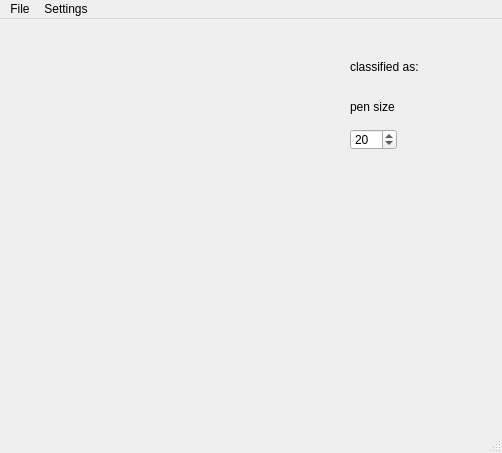
<?xml version="1.0" encoding="UTF-8"?>
<ui version="4.0">
 <class>MainWindow</class>
 <widget class="QMainWindow" name="MainWindow">
  <property name="geometry">
   <rect>
    <x>0</x>
    <y>0</y>
    <width>502</width>
    <height>453</height>
   </rect>
  </property>
  <property name="windowTitle">
   <string>MainWindow</string>
  </property>
  <widget class="QWidget" name="centralwidget">
   <widget class="QFrame" name="frame">
    <property name="geometry">
     <rect>
      <x>340</x>
      <y>10</y>
      <width>131</width>
      <height>261</height>
     </rect>
    </property>
    <property name="sizePolicy">
     <sizepolicy hsizetype="Preferred" vsizetype="Preferred">
      <horstretch>0</horstretch>
      <verstretch>0</verstretch>
     </sizepolicy>
    </property>
    <property name="focusPolicy">
     <enum>Qt::NoFocus</enum>
    </property>
    <property name="frameShape">
     <enum>QFrame::NoFrame</enum>
    </property>
    <property name="frameShadow">
     <enum>QFrame::Sunken</enum>
    </property>
    <widget class="QLabel" name="imagePreview">
     <property name="geometry">
      <rect>
       <x>12</x>
       <y>12</y>
       <width>51</width>
       <height>16</height>
      </rect>
     </property>
     <property name="text">
      <string/>
     </property>
    </widget>
    <widget class="QLabel" name="label">
     <property name="geometry">
      <rect>
       <x>10</x>
       <y>30</y>
       <width>82</width>
       <height>16</height>
      </rect>
     </property>
     <property name="text">
      <string>classified as:</string>
     </property>
    </widget>
    <widget class="QLabel" name="resultLabel">
     <property name="geometry">
      <rect>
       <x>10</x>
       <y>50</y>
       <width>32</width>
       <height>16</height>
      </rect>
     </property>
     <property name="text">
      <string/>
     </property>
    </widget>
    <widget class="QLabel" name="label_3">
     <property name="geometry">
      <rect>
       <x>10</x>
       <y>70</y>
       <width>47</width>
       <height>16</height>
      </rect>
     </property>
     <property name="text">
      <string>pen size</string>
     </property>
    </widget>
    <widget class="QSpinBox" name="penSize">
     <property name="geometry">
      <rect>
       <x>10</x>
       <y>100</y>
       <width>47</width>
       <height>21</height>
      </rect>
     </property>
     <property name="minimum">
      <number>10</number>
     </property>
     <property name="maximum">
      <number>100</number>
     </property>
     <property name="value">
      <number>20</number>
     </property>
    </widget>
   </widget>
  </widget>
  <widget class="QMenuBar" name="menubar">
   <property name="geometry">
    <rect>
     <x>0</x>
     <y>0</y>
     <width>502</width>
     <height>26</height>
    </rect>
   </property>
   <widget class="QMenu" name="menuFile">
    <property name="title">
     <string>File</string>
    </property>
    <addaction name="actionNew"/>
   </widget>
   <widget class="QMenu" name="menuSettings">
    <property name="title">
     <string>Settings</string>
    </property>
    <addaction name="actionLoad_neural_net"/>
   </widget>
   <addaction name="menuFile"/>
   <addaction name="menuSettings"/>
  </widget>
  <widget class="QStatusBar" name="statusbar"/>
  <action name="actionNew">
   <property name="text">
    <string>New</string>
   </property>
   <property name="shortcut">
    <string>Ctrl+N</string>
   </property>
  </action>
  <action name="actionLoad_neural_net">
   <property name="text">
    <string>Load neural net</string>
   </property>
   <property name="shortcut">
    <string>Ctrl+L</string>
   </property>
  </action>
 </widget>
 <resources/>
 <connections/>
</ui>
